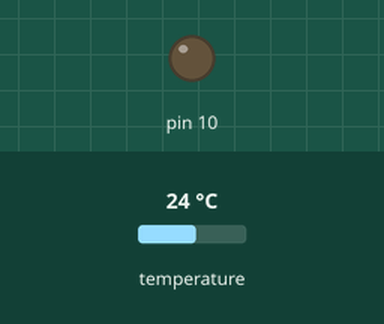
This sketch was run on a simulated Arduino Uno, built with avr-gcc and run on an emulated ATmega328P. Parts: output pins drawn as LEDs (lit = HIGH). The inputs (shaded band) are chosen by the test bench; at power-on: temperature 24 °C. What the sketch prints to the serial monitor is not drawn.

Above: at 3.3 s.
3.4 s: temperature set to 25.4 °C
5.9 s: temperature set to 26.3 °C
At 6.5 s:
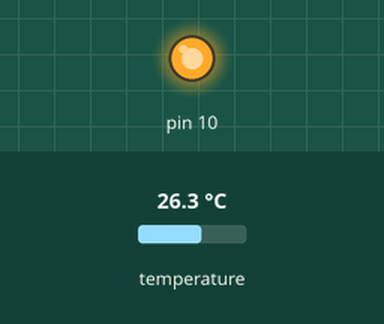
8.4 s: temperature set to 12 °C
At 10.2 s:
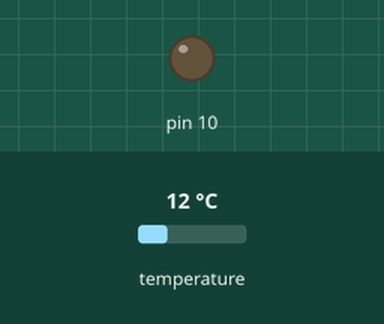
11.1 s: temperature set to 28 °C
At 12.7 s:
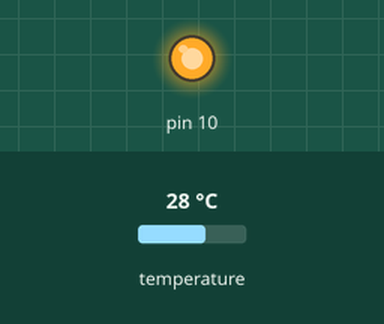
Timing chart, 0 to 14.2 s (numbered marks = the images above; inputs shaded):
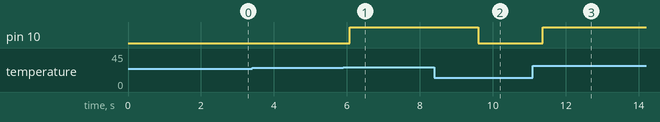

The sketch:

sketch_arduino.ino
```cpp
#include "OneWire.h"
#include "DallasTemperature.h"
 OneWire oneWire(A1);
DallasTemperature ds(&oneWire);

void setup() {
  Serial.begin(9600);  // définition de l'ouverture du port série
  ds.begin();          // sonde activée
  pinMode(10, OUTPUT);
}

void loop() {

  ds.requestTemperatures();
  int t = ds.getTempCByIndex(0);

  Serial.print(t+'\n');

  if (t > 25) { digitalWrite(10, HIGH); }
  else { digitalWrite(10, LOW); }

  delay(1000);

}
```

Measured:
- the behaviour switches between 25.9 and 26 °C on temperature (found by bisection; images 0 and 1)
- after the input at 3.4 s, every drawn part: stays the same
- after the input at 5.9 s, pin 10: LOW → HIGH after 0.17 s
- after the input at 8.4 s, pin 10: HIGH → LOW after 1.2 s
- after the input at 11.1 s, pin 10: LOW → HIGH after 0.27 s
